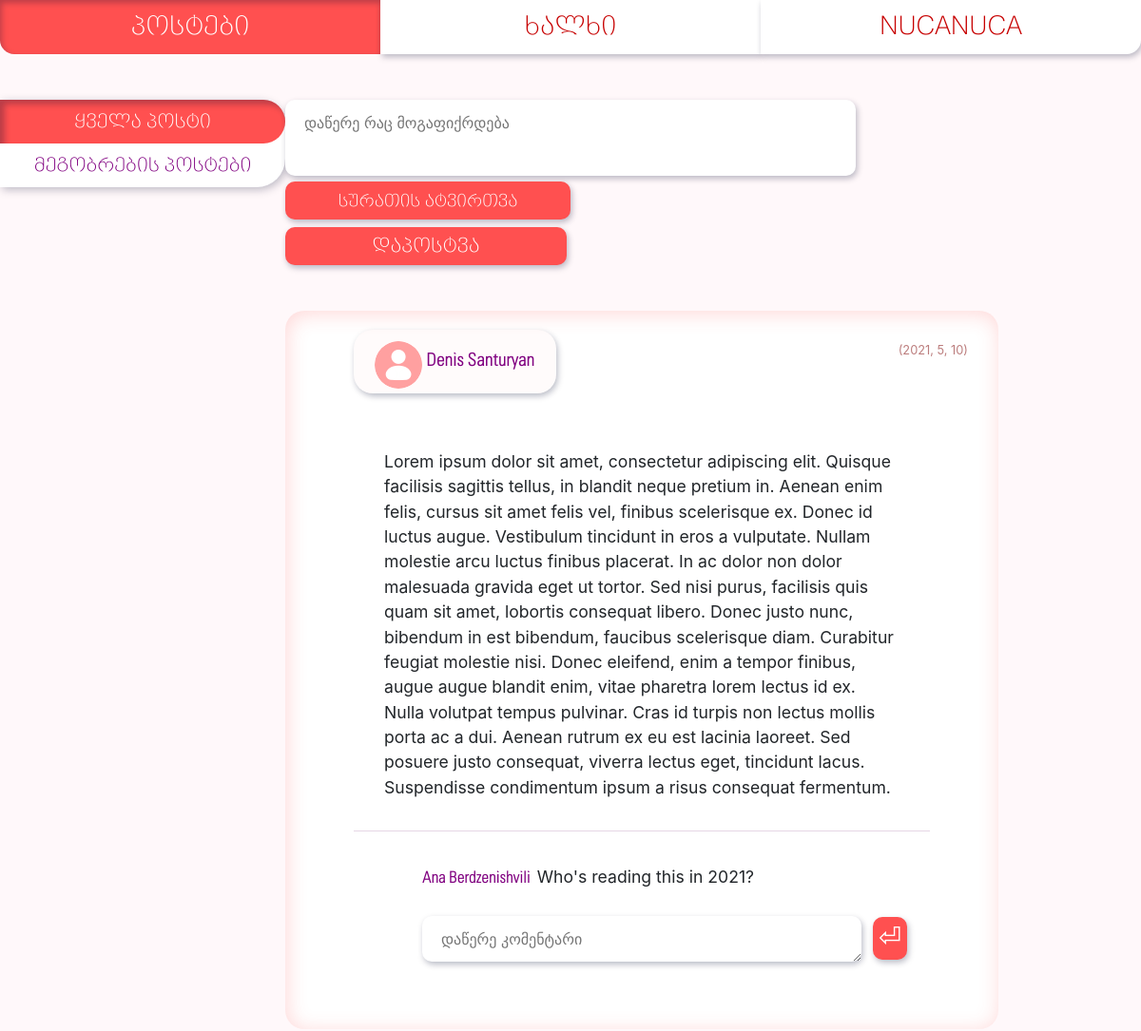
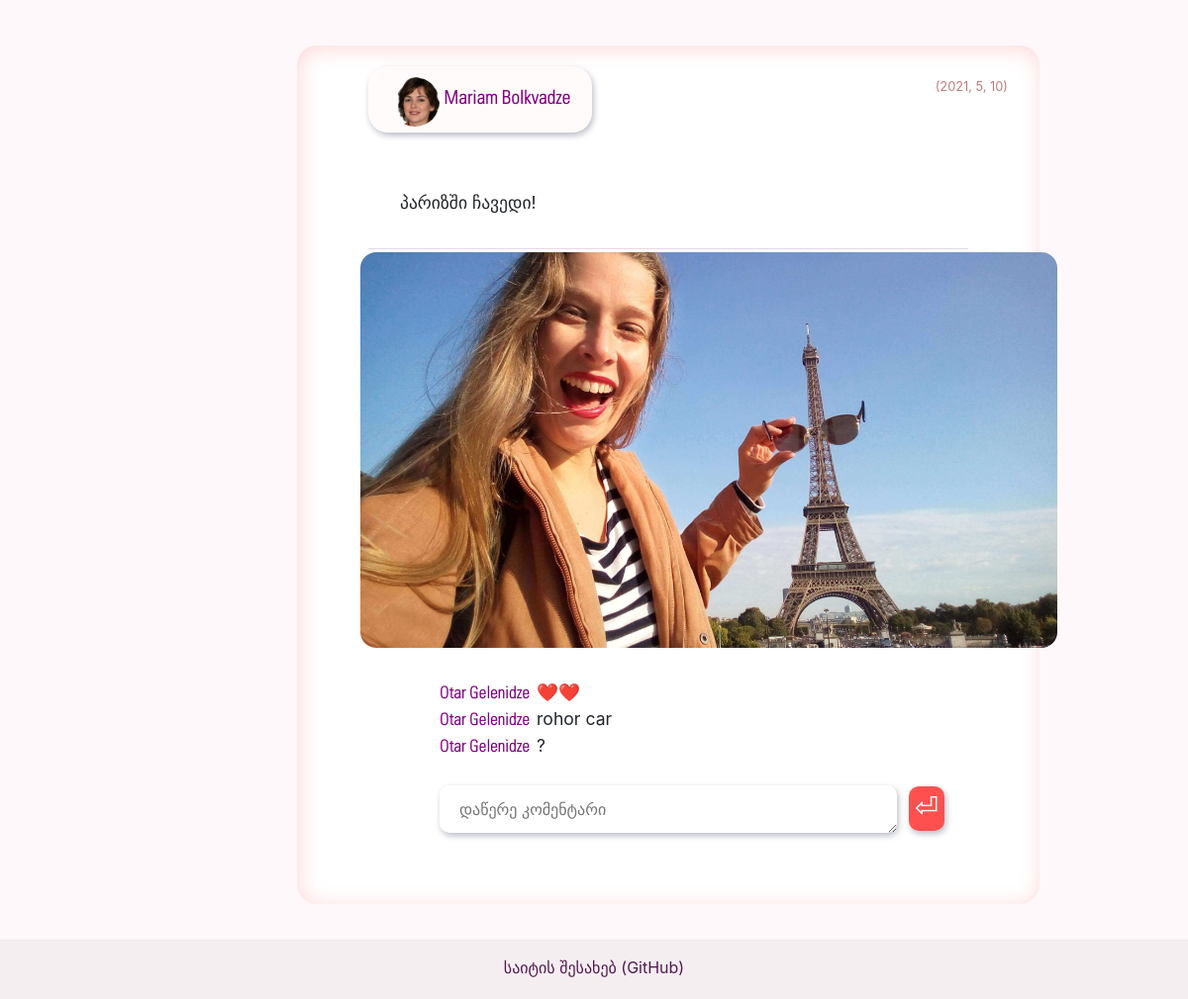
The app's page /posts/ (signed in) with its own data (2 pictures, top to bottom).
### app/models/posts.py (models this page shows, shortened)
class PostsModel(db.Model):
    __tablename__ = 'posts'
    id = db.Column(db.Integer, primary_key=True)
    time = db.Column(db.DateTime)
    text = db.Column(db.String)
    media = db.Column(db.String)
    user_id = db.Column(db.Integer, db.ForeignKey('users.id'))
    comment = db.relationship('Comment', backref='PostsModel', uselist=False)

### app/models/users.py (models this page shows, shortened)
class User(db.Model, UserMixin):
    __tablename__ = 'users'
    id = db.Column(db.Integer, primary_key=True)
    username = db.Column(db.String(16), unique=True, nullable=False, index=True)
    password = db.Column(db.String(255))
    name_first = db.Column(db.String)
    name_last = db.Column(db.String)
    email = db.Column(db.String(64), unique=True, nullable=False, index=True)
    sex = db.Column(db.String)
    dob = db.Column(db.Date)
    age = db.Column(db.Integer)
    picture = db.Column(db.String)
    post = db.relationship('PostsModel', backref='User', uselist=False)
    comment = db.relationship('Comment', backref='User', uselist=False)
    roles = db.relationship('Role', secondary=roles_users,
                            backref=db.backref('users', lazy='dynamic'))

### app/models/comments.py (models this page shows, shortened)
class Comment(db.Model):
    __tablename__ = 'comments'
    id = db.Column(db.Integer, primary_key=True)
    time = db.Column(db.DateTime)
    text = db.Column(db.String)
    user_id = db.Column(db.Integer, db.ForeignKey('users.id'))
    post_id = db.Column(db.Integer, db.ForeignKey('posts.id'))

### app/posts/views.py (the view)
@posts_blueprint.route('/', methods=['GET', 'POST'])
@login_required
def list_posts():
    form_post = PostForm()
    form_comment = CommentForm()
    all_posts = PostsModel.query.all()
    all_comments = Comment.query.all()
    authors = User
    if request.method == 'POST' and check_auth():
        if form_comment.validate_on_submit():
            text = form_comment.comment_text.data
            post_id = form_comment.post_id.data
            time = datetime.now()
            Comment.add(time, text, current_user.id, post_id)
        elif form_post.validate_on_submit():
            if form_post.post_text.data or form_post.media.data:
                text = form_post.post_text.data
                media = form_post.media.data
                time = datetime.now()
                if media:
                    media = save_file(current_user.username, media, 'post_uploads')  # saves file to directory, returns filename
                PostsModel.add(time, text, media, current_user.id)
        return redirect('/posts')
    else:
        return render_template('posts.html', pages=generate_nav_links(), form_post=form_post, form_comment=form_comment, all_posts=all_posts, authors=authors, all_comments=all_comments)

### app/posts/forms.py
class PostForm(FlaskForm):
    post_text = TextAreaField('პოსტის ტექსტი')
    media = FileField('ასატვირთი სურათი')
    submit_post = SubmitField('დაპოსტვა')

class CommentForm(FlaskForm):
    comment_text = TextAreaField('კომენტარის ტექსტი', validators=[DataRequired()])
    post_id = StringField()
    submit_comment = SubmitField('⏎')

### app/models/users.py (called while the page is built)
@login_manager.user_loader
def load_user(user_id):
    try:
        return User.query.get(user_id)
    except Exception as e:
        print(e)

### app/tools/nav_link_list.py (called while the page is built)
def generate_nav_links():
    pages_nav_list = [
        ("posts.list_posts", "პოსტები"),
        ("profiles.list_people", "ხალხი"),
        ("auth.auth", "შესვლა")
    ]
    from flask_login import current_user
    if current_user.is_authenticated:
        pages_nav_list[2] = ('profiles.profile', current_user.username.upper())
    return pages_nav_list

### app/posts/templates/posts.html (shortened to what this page needs)
{% extends "base.html" %}
{% block content %}
{% from 'macros_images.html' import show_post_media, show_profile_picture %}
<div class="posts-container">
  <div class="c-3">
    <div class="nav flex-column nav-pills nav-left-tabs" id="v-pills-tab" role="tablist" aria-orientation="vertical">
      <a class="nav-link  active" id="v-pills-home-tab" data-toggle="pill" href="#v-pills-home" role="tab" aria-controls="v-pills-home" aria-selected="true">ყველა პოსტი</a>
      <a class="nav-link tab-passive" id="v-pills-change-tab" data-toggle="pill" href="#v-pills-change" role="tab" aria-controls="v-pills-profile" aria-selected="false">მეგობრების პოსტები</a>
   </div>
  </div>
<div class="c-6">
    {% if current_user.username %}
        <form method="POST" enctype="multipart/form-data">
                {{ form_post.post_text(
                class_='post-input',
                placeholder='დაწერე რაც მოგაფიქრდება') }}
            <label class="input-picture input-post-picture"> სურათის ატვირთვა
            </label>
            <span class="submit-style-post"> {{ form_post.submit_post }} </span>
        </form>
    {% endif %}
<div class="tab-content" id="v-pills-tabContent">
<div class="tab-pane fade show active" id="v-pills-home" role="tabpanel" aria-labelledby="v-pills-home-tab" style="flex-direction: column-reverse">
  {% if all_posts %}
      <div id="posts">
      {% for post in all_posts %}
          {% with author = authors.query.get(post.user_id) %}
          <div class="c-6 timeline">
              <div class="timeline-post">
                    <p class="post-date">{{ post.time.year, post.time.month, post.time.day }} </p>
                    <a href="{{ url_for('people', filename='%s' % author.username) }}" class="post-author-link">
                        {{ show_profile_picture(author, 'author-picture') }} {{ author.name_first }} {{ author.name_last }}
                    </a>
                    {% if post.text %}
                    <p class="post-text"> {{ post.text }} </p>
                        {% else %}
                        <br><br><br>
                    {% endif %}
                    {% if post.media %}
                    {{ show_post_media(post, 'timeline-picture') }}
                    {% endif %}
                    <div class="comment-field">
                        {% for comment in all_comments %}
                            {% if comment.post_id == post.id %}
                                {% with commenter = authors.query.get(comment.user_id) %}
                                <a href="{{ url_for('people', filename='%s' % commenter.username) }}" class="comment-author-link"> {{ commenter.name_first }} {{ commenter.name_last }}</a>
                                <span class="comment-individual"> {{ comment.text }} </span>
                                <br>
                                {% endwith %}
                            {% endif %}
                        {% endfor %}
                        <br>
                        <form method="POST">
                            {{ form_comment.comment_text(
                            class_='comment-input',
                            placeholder='დაწერე კომენტარი') }}
                            <span class="submit-style-comment"> {{ form_comment.submit_comment }}</span>
                        </form>
                    </div>
              </div>
          </div>
          {% endwith %}
      {% endfor %}
  {% else %}
      <h1> ჯერ არავის დაუპოსტავს </h1>
  {% endif %}
      </div>
</div>
</div>
</div>
        <div class="c-3">
        </div>
</div>
{% endblock %}

### app/posts/templates/macros_images.html
{% macro show_profile_picture(user, style) %}
      {% if user.picture %}
        <img src="{{ url_for('static', filename='uploads/profile_pictures/%s' % user.picture) }}" class="{{style}}" alt="my_profile_picture">
      {% else %}
        <img src="{{ url_for('static', filename='uploads/profile_pictures/default_profile_picture.png') }}" class="{{style}}" alt="my_profile_picture">
      {% endif %}
{% endmacro %}
{% macro show_post_media(post, style) %}
      {% if post.media %}
        <img src="{{ url_for('static', filename='uploads/post_uploads/%s' % post.media) }}" class="{{style}}" alt="posted_picture">
     {% endif %}
{% endmacro %}

### app/static/styles.css (style rules this page uses)
html, body { margin: 0; padding: 0; height: 100%; background-color: rgb(255, 248, 250); }
* { box-sizing: border-box; }
.c-3 { width: 25%; }
.c-6 { width: 50%; }
.input-picture, #file { background-color: #ff5050; color: #FFFFFF; border-radius: 0.625rem; font-family: "BPG Nino Elite Exp Caps", sans-serif; box-shadow: 0.1rem 0.18rem 0.4rem rgba(2, 12, 47, 0.27); text-align: center; }
#submit_register, #submit_update, #submit_login, #submit_post, #submit_comment { background-color: #ff5050; color: #FFFFFF; border-radius: 0.625rem; font-family: "BPG Nino Elite Exp Caps", sans-serif; border: none; box-shadow: 0.1rem 0.18rem 0.4rem rgba(2, 12, 47, 0.27); outline: none; }
.posts-container { display: flex; margin-top: 3rem; }
.post-input { box-shadow: 0.1rem 0.18rem 0.4rem rgba(2, 12, 47, 0.27); border: none; outline: none; padding: 0.75rem 1.25rem; border-radius: 0.625rem; width: 100%; max-width: 100%; resize: none; }
.input-post-picture { display: inline-block; width: 50%; height: 2.5rem; padding: 0.44rem; font-size: 1.125rem; text-align: center; }
.submit-style-post * { width: 49.35%; height: 2.5rem; font-size: 1.3rem; }
.timeline { margin-top: 3rem; }
.timeline-post { background-color: white; box-shadow: inset 0.1rem 0.18rem 1.3rem rgba(255, 75, 75, 0.22); border-radius: 1.25rem; width: 250%; padding: 2rem; }
.timeline-picture { height: 28rem; width: 38rem; margin: 0 5rem; horiz-align: center; border-radius: 1rem; }
.author-picture { height: 3.125rem; width: 3.125rem; border-radius: 3.75rem; }
.post-author-link { font-family: "Open Sans Mixed", "BPG Nino Elite", sans-serif; font-weight: bold; text-decoration: none; color: purple; font-size: 1.125rem; background-color: rgba(255, 137, 137, 0.035); padding: 1.4rem; margin-left: 2.5rem; border-radius: 1.25rem; box-shadow: 0.1rem 0.18rem 0.4rem rgba(2, 12, 47, 0.27); text-align: center; }
.post-text { margin: 2rem 2.5rem 0.2rem 2.5rem; border-bottom: 1px solid rgba(101, 0, 95, 0.16); background-color: white; font-size: 1.1rem; padding: 2rem; }
.post-date { font-size: 0.8rem; color: rgba(123, 0, 0, 0.51); float: right; }
.comment-field { margin: 0 5rem; background-color: white; font-size: 1.1rem; padding: 2rem; }
.comment-input { box-shadow: 0.1rem 0.18rem 0.4rem rgba(2, 12, 47, 0.27); border: none; outline: none; padding: 0.75rem 1.25rem; border-radius: 0.625rem; width: 100%; max-width: 100%; height: 3rem; font-size: 1rem; }
.submit-style-comment { position: absolute; font-size: 1.8rem; margin: 0 1%; }
.comment-author-link { font-family: "Open Sans Mixed", "BPG Nino Elite", sans-serif; font-weight: bold; text-decoration: none; color: purple; font-size: 1rem; margin-right: 0.5%; }
.nav-left-tabs { font-family: "BPG Nino Elite Exp Caps", sans-serif; box-shadow: 0.15rem 0.15rem 0.61rem rgba(2, 12, 47, 0.27); background-color: white!important; font-size: 1.25rem; text-align: center; max-width: 18.75rem; border-top-right-radius: 1.875rem; border-bottom-right-radius: 1.875rem; }
.nav-left-tabs * { color: purple!important; }
.nav-left-tabs .active { background-color: #ff5050!important; color: white!important; border-radius: 0 1.875rem 1.875rem 0!important; box-shadow: inset 0.3rem 0.3rem 0.42rem rgba(2, 12, 47, 0.27)!important; }

### records on screen
PostsModel: time "(2021, 5, 10)", text "Lorem ipsum dolor sit amet, consectetur adipiscing elit. Quisque facilisis sagittis tellus, in blandit neque pretium in. Aenean enim felis, cursus sit amet felis vel, finibus scelerisque ex. Donec id luctus augue. Vestibulum tincidunt in eros a vulputate. Nullam molestie arcu luctus finibus placerat. In ac dolor non dolor malesuada gravida eget ut tortor. Sed nisi purus, facilisis quis quam sit amet, lobortis consequat libero. Donec justo nunc, bibendum in est bibendum, faucibus scelerisque diam. Curabitur feugiat molestie nisi. Donec eleifend, enim a tempor finibus, augue augue blandit enim, vitae pharetra lorem lectus id ex. Nulla volutpat tempus pulvinar. Cras id turpis non lectus mollis…"
User: name_first "Denis", name_last "Santuryan"
Comment: text "Who's reading this in 2021?"
User: name_first "Ana", name_last "Berdzenishvili"
PostsModel: time "(2021, 5, 10)", picture (picture), text "პარიზში ჩავედი!", media (picture)
User: name_first "Mariam", name_last "Bolkvadze"
Comment: text "❤️️❤️️"
User: name_first "Otar", name_last "Gelenidze"
Comment: text "rohor car"
Comment: text "?"

### other values on screen
{{ page[1] }} "პოსტები"
{{ page[1] }} "ხალხი" "NUCANUCA"
